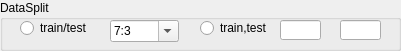
  <widget class="QGroupBox" name="groupBox_4">
   <property name="geometry">
    <rect>
     <x>250</x>
     <y>0</y>
     <width>401</width>
     <height>51</height>
    </rect>
   </property>
   <property name="title">
    <string>DataSplit</string>
   </property>
   <widget class="QRadioButton" name="d_radio_2">
    <property name="geometry">
     <rect>
      <x>200</x>
      <y>20</y>
      <width>81</width>
      <height>16</height>
     </rect>
    </property>
    <property name="text">
     <string>train,test</string>
    </property>
   </widget>
   <widget class="QRadioButton" name="d_radio_1">
    <property name="geometry">
     <rect>
      <x>20</x>
      <y>20</y>
      <width>89</width>
      <height>16</height>
     </rect>
    </property>
    <property name="text">
     <string>train/test</string>
    </property>
   </widget>
   <widget class="QLineEdit" name="train">
    <property name="geometry">
     <rect>
      <x>280</x>
      <y>20</y>
      <width>41</width>
      <height>20</height>
     </rect>
    </property>
   </widget>
   <widget class="QLineEdit" name="test">
    <property name="geometry">
     <rect>
      <x>340</x>
      <y>20</y>
      <width>41</width>
      <height>20</height>
     </rect>
    </property>
   </widget>
   <widget class="QComboBox" name="tt_box">
    <property name="geometry">
     <rect>
      <x>110</x>
      <y>20</y>
      <width>69</width>
      <height>22</height>
     </rect>
    </property>
    <property name="styleSheet">
     <string notr="true">QPushButton { background-color:rgb(152, 152, 152); border-radius: 3px; color: rgb(255, 255, 255); } QPushButton:hover { background-color:rgb(91, 91, 136)}</string>
    </property>
    <property name="editable">
     <bool>true</bool>
    </property>
    <item>
     <property name="text">
      <string>7:3</string>
     </property>
    </item>
    <item>
     <property name="text">
      <string>9:1</string>
     </property>
    </item>
    <item>
     <property name="text">
      <string>8:2</string>
     </property>
    </item>
    <item>
     <property name="text">
      <string>6:4</string>
     </property>
    </item>
    <item>
     <property name="text">
      <string>5:5</string>
     </property>
    </item>
   </widget>
  </widget>
